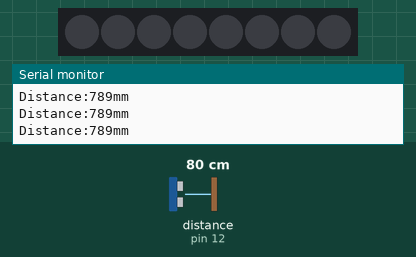
Bench run of a sketch on a simulated Arduino Uno, built with avr-gcc and run on an emulated ATmega328P. On the bench: 8 RGB LEDs in strip order, left to right, the last lines printed to the serial monitor. Wiring (inferred from the names in the program): ultrasonic range finder: trigger pin 10; echo pin 12. Inputs (shaded band) come from the test bench; at power-on: distance to the obstacle (sensor on pin 12) 80 cm. The echo pulse lasts 58.3 µs per cm; dim RGB values are drawn brighter than linear; the strip is taken to match the declared colour order.

Above: at 1.2 s.
1.3 s: distance to the obstacle (sensor on pin 12) set to 2 cm
At 2.5 s:
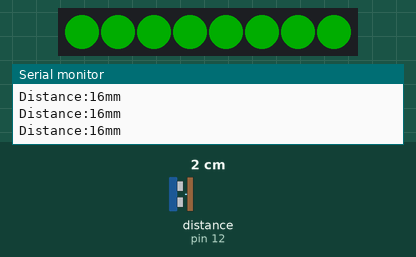
2.8 s: distance to the obstacle (sensor on pin 12) set to 11 cm
At 4.0 s:
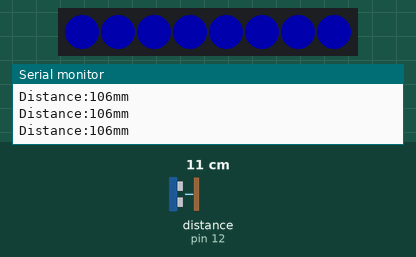
4.3 s: distance to the obstacle (sensor on pin 12) set to 9 cm
At 5.5 s:
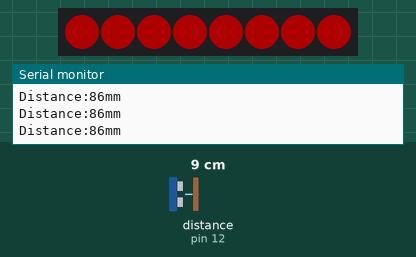
5.8 s: distance to the obstacle (sensor on pin 12) set to 4 cm
At 6.5 s:
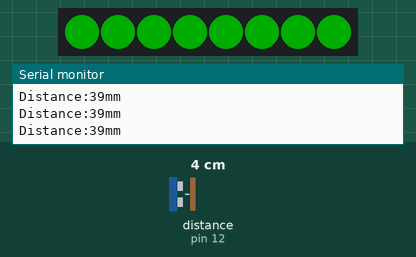
Timing chart, 0 to 8.8 s (numbered marks = the images above; inputs shaded):
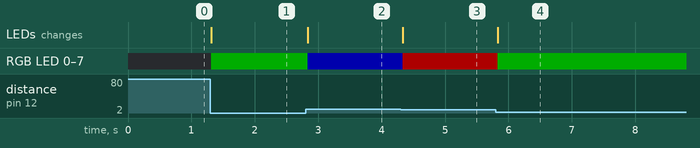

The sketch:

5_4.ino
```cpp
#include <Adafruit_NeoPixel.h>
Adafruit_NeoPixel RGB_LED = Adafruit_NeoPixel(8, 3, NEO_RGB);

int trigPin = 10;                                     // 변수 tringPin 디지털 10번으로 지정
int echoPin = 12;                                     // 변수 echoPin 디지털 12번으로 지정

void setup(){
  Serial.begin(9600);
  RGB_LED.begin();
  RGB_LED.clear();
  RGB_LED.setBrightness(50);
  pinMode(echoPin, INPUT);                             // echoPin 입력으로 지정
  pinMode(trigPin, OUTPUT);                            // trigPin 출력으로 지정
}
void loop(){
  long duration, distance;                              // 변수 duration, distance 지정
  digitalWrite(trigPin, HIGH);                          // trigPin에서 초음파 발생(echoPin도 HIGH)
  delayMicroseconds(10);
  digitalWrite(trigPin, LOW);
  duration = pulseIn(echoPin, HIGH);                    // echoPin 이 HIGH를 유지한 시간을 저장 한다.
  distance = ((float)(340 * duration) / 1000) / 2;

  Serial.print("Distance:");                            // 물체와 초음파 센서간 거리를 표시
  Serial.print(distance);
  Serial.println("mm\n");

  if(distance < 50){
    for(int i=0; i<8; i++){RGB_LED.setPixelColor(i, 0, 255, 0);}
  }
  else if(distance < 100){
    for(int i=0; i<8; i++){RGB_LED.setPixelColor(i, 255, 0, 0);}
  }
  else if(distance < 150){
    for(int i=0; i<8; i++){RGB_LED.setPixelColor(i, 0, 0, 255);}
  }
  else{
    for(int i=0; i<8; i++){RGB_LED.setPixelColor(i, 0, 0, 0);}
  }
  RGB_LED.show();
}
```

Measured:
- after the input at 1.3 s, RGB LED 0–7: off → RGB(0, 50, 0) at once; the LEDs: change at once (image 1)
- after the input at 2.8 s, RGB LED 0–7: RGB(0, 50, 0) → RGB(0, 0, 50) at once; the LEDs: change at once (image 2)
- after the input at 4.3 s, RGB LED 0–7: RGB(0, 0, 50) → RGB(50, 0, 0) at once; the LEDs: change at once (image 3)
- after the input at 5.8 s, RGB LED 0–7: RGB(50, 0, 0) → RGB(0, 50, 0) at once; the LEDs: change at once (image 4)
